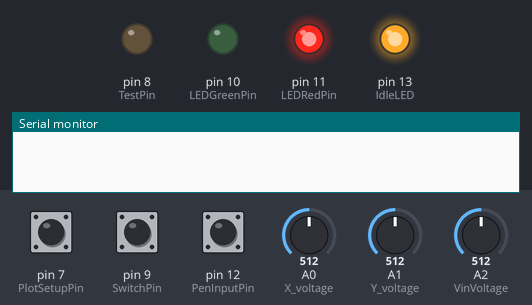
A sketch run on a simulated Arduino Uno, built with avr-gcc and run on an emulated ATmega328P. Parts: output pins drawn as LEDs (lit = HIGH), the last lines printed to the serial monitor. Inputs (shaded band) come from the test bench; at power-on: A2 (VinVoltage) = 512, pin 9 (SwitchPin) HIGH, pin 7 (PlotSetupPin) HIGH, pin 12 (PenInputPin) HIGH, A0 (X_voltage) = 512, A1 (Y_voltage) = 512. Random numbers use the default seed unless the sketch sets one.

Above: at 1.1 s.
1.2 s: A2 (VinVoltage) set to 660
2.7 s: A2 (VinVoltage) set to 683
At 3.3 s:
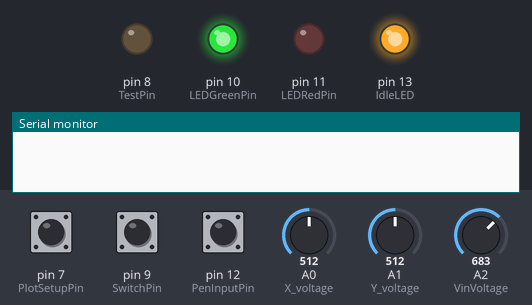
4.2 s: A2 (VinVoltage) set to 665
At 4.5 s:
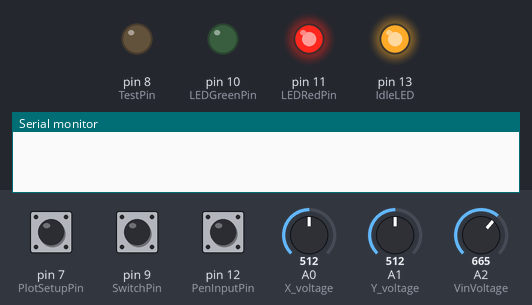
5.7 s: A2 (VinVoltage) set to 685
At 6.9 s:
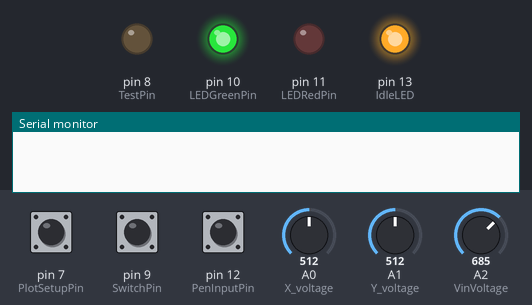
7.2 s: pin 9 (SwitchPin) pulled LOW for 0.15 s
At 7.7 s:
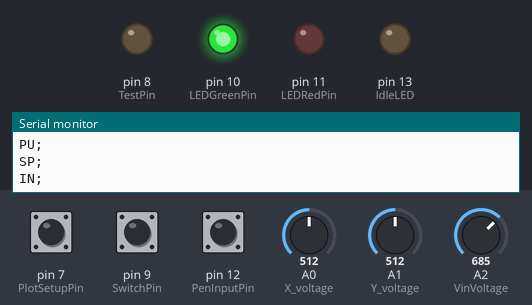
Timing chart, 0 to 11.2 s (numbered marks = the images above; inputs shaded):
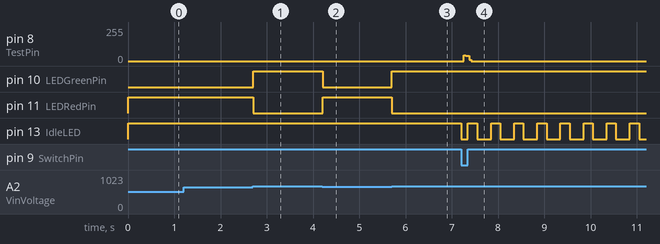

Measured:
- the behaviour switches between 674 and 675 on A2 (VinVoltage) (found by bisection; images 0 and 1)
- after the input at 1.2 s, every drawn part: stays the same
- after the input at 2.7 s, pin 10 (LEDGreenPin): LOW → HIGH at once; pin 11 (LEDRedPin): HIGH → LOW at once
- after the input at 4.2 s, pin 10 (LEDGreenPin): HIGH → LOW at once; pin 11 (LEDRedPin): LOW → HIGH at once
- after the input at 5.7 s, pin 10 (LEDGreenPin): LOW → HIGH at once; pin 11 (LEDRedPin): HIGH → LOW at once
- after the input at 7.2 s, pin 8 (TestPin): 0/255 → 38/255 after 0.06 s, → 0/255 0.12 s later; pin 13 (IdleLED): HIGH → LOW at once, then repeats every 0.50 s: HIGH 0.20 s, LOW 0.30 s

The sketch:

Tek_HPGL.ino
```cpp
/*****************************************************************************************|
 * Tektronix 2232 Digital Storage Oscilloscope analog X-Y pen plotter to HP-GL
 * translator. (Hewlett-Packard Graphics Language http://en.wikipedia.org/wiki/HPGL)
 *
 * John Horstman
 * 3/17/2021 Revision M
 */
 const String REVISION = "M"; // Current revision
 /*
 * This sketch continuously reads the X and Y analog pen plotter voltages, and the
 * pen up/down signal, digitizes them and packages the ADC values in successive HP-GL
 * commands. The commands can be serially output to a file, via TeraTerm, or to a plotter
 * application like SPLOT.
 *
 * The HP-GL commands used in this sketch are:
 * CO;  Comment (HP-GL/2 command)
 * IN;  Initialize
 * IP;  Input P1 & P2
 * SC;  Scale
 * SP;  Select pen
 * PW;  Pen width (HP-GL/2 command)
 * PU;  Pen UP
 * PD;  Pen DOWN
 * PA;  Plot Absolute
 *
 * Example HP-GL output of this sketch (with a few HP-GL/2 commands):
 * CO "Analog X-Y Pen Plotter to HP-GL Translator";
 * CO "Revision K";
 * CO "dcXOffset=20 dcYOffset=22";
 * IN;
 * IP0,0,4000,4000;
 * SC45,1003,53,957,0;
 * PW0.5,1;
 * SP1;
 * PU77,984;PD;  // move pen to initial point and put down pen
 * PA77,984;     // plot point
 * ...           // data points up to every 1.6 milliseconds only while pen is down
 * PU;
 * SP;
 * IN;
 *
 * This sketch is for Arduino UNO with Proto Shield. The Proto Shield contains signal
 * conditioning circuitry comprised of;
 * 1. Two (2) precision, unity-gain differential amplifiers (wired as summing amps)
 *    to translate the ±2.5V analog X and Y voltages into 0 to 5V for the Arduino analog
 *    pins.
 * 2. A 'charge pump' voltage converter to convert Vin to ±Vin to power the amplifiers.
 * 3. A precision 2.50V voltage reference to the amplifiers for the voltage translation.
 * 4. A precision 5.00V voltage reference to the Arduino AREF pin.
 * 5. A voltage divider network so the Vin can be reduced for the Arduino analog pin.
 *    A schottky diode protects the pin if a greater than 9V power supply is used.
 * 6. A bi-color red/green LED as a Go/No Go indicator that the 9V power supply
 *    is connected, or not. This sketch will stay in the setup() routine until a
 *    6.5VDC, or greater, power supply is plugged in to the Arduino. These IC's
 *    cannot run accurately on the USB ~5V power!
 * 7. A slide switch to start the data stream and stop it when the plot is completed.
 * 8. A pair of capacitors to filter the DAC dithering of the plotter X-Y voltage signals.
 * 9. A 9-pin cable with DB-9 male connector for connection to the oscilloscope plotter
 *    port.
 *
 * Circuit board found here, released under the
 * 'Creative Commons Attribution-ShareAlike 4.0 International' license
 * (http://creativecommons.org/licenses/by-sa/4.0/):
 * https://aisler.net/PatrickFranken/signal-conditioning-board-rev-h/tektronix-2232-x-y-plotter-to-hpgl-translator
 *
 * -- Normal Operation: --
 * Slide switch to OFF.
 * Connect Arduino via DB-9 connector to oscilloscope plotter port.
 * Connect Arduino USB to PC. Arduino powers up, LED is red.
 * Connect power supply (6.5 to 20V) to Arduino. LED is green.
 * Launch listening application, like TeraTerm or PrintCapture. Ensure your application
 *  is set to the Arduino COM port, 115200, 8, none, 1.
 * Slide switch to ON. (data stream commences)
 * Immediately press 'Start' key on scope's Plot screen.
 * When scope plot completes immediately slide switch to OFF. (data stream halts)
 * Reset Arduino in order to start the next plot.
 *
 * -- Auto Center and Auto Scaling Operation: --
 * Tie Pin 7 to ground.
 * Setup per Normal Operation.
 * Except, press the 'XY Setup' button on scope's Plot screen.
 * When scope draws the outer box slide switch to OFF.
 * Remove Pin 7 from ground. (values are now in EEPROM)
 * Reset Arduino in order to start a plot in Normal Operation.
 *
 *****************
 * The MIT License
 *****************
 * https://opensource.org/licenses/MIT
 * Copyright (c) 2017 John Horstman
 *
 * Permission is hereby granted, free of charge, to any person obtaining a copy
 * of this software and associated documentation files (the "Software"), to deal
 * in the Software without restriction, including without limitation the rights
 * to use, copy, modify, merge, publish, distribute, sublicense, and/or sell
 * copies of the Software, and to permit persons to whom the Software is
 * furnished to do so, subject to the following conditions:
 *
 * The above copyright notice and this permission notice shall be included in all
 * copies or substantial portions of the Software.
 *
 * THE SOFTWARE IS PROVIDED "AS IS", WITHOUT WARRANTY OF ANY KIND, EXPRESS OR
 * IMPLIED, INCLUDING BUT NOT LIMITED TO THE WARRANTIES OF MERCHANTABILITY,
 * FITNESS FOR A PARTICULAR PURPOSE AND NONINFRINGEMENT. IN NO EVENT SHALL THE
 * AUTHORS OR COPYRIGHT HOLDERS BE LIABLE FOR ANY CLAIM, DAMAGES OR OTHER
 * LIABILITY, WHETHER IN AN ACTION OF CONTRACT, TORT OR OTHERWISE, ARISING FROM,
 * OUT OF OR IN CONNECTION WITH THE SOFTWARE OR THE USE OR OTHER DEALINGS IN THE
 * SOFTWARE.
 *****************
 *
 * Open source here:
 * https://github.com/jshorstman/Analog-XY-Plotter-Output-to-HPGL-Translator
 *****************************************************************************************/
//https://playground.arduino.cc/Code/Timer1/
#include <TimerOne.h>
#include <EEPROM.h>
//#define __dummy_data // uncomment to use dummy data for testing
//#define __serial_plotter // uncomment to calibrate with Arduino Serial Plotter tool

// The pins
#define PlotSetupPin 7 // Digital pin 7
#define TestPin 8      // Digital pin 8
#define SwitchPin 9    // Digital pin 9
#define LEDGreenPin 10 // Digital pin 10
#define LEDRedPin 11   // Digital pin 11
#define PenInputPin 12 // Digital pin 12
#define IdleLED LED_BUILTIN // Digital pin 13
#define X_voltage 0    // Analog pin A0
#define Y_voltage 1    // Analog pin A1
#define VinVoltage 2   // Analog pin A2
// The logic levels
#define DOWN LOW
#define UP HIGH
#define NO_GO LOW
#define GO HIGH
#define OFF LOW
#define ON HIGH
// The inlines
#define IdleLED_(x) digitalWrite(IdleLED, x)
// The numbers
#define numReadings 8              // Must be a power of 2 so we can right shift later
#define divisor 3                  // Must be the integer exponent on 2 to get numReadings
#define eeSCAddressBase 0          // EEPROM base address for storing SC command values
#define eeCEAddressBase 8          // EEPROM base address for storing DC offset values
int PenState = UP;                 // Default pen up
int OldPenState = PenState;        //
int Xreadings[numReadings];        // Arrays for computing moving average for smoothing
int Yreadings[numReadings];        //
int Xtotal = numReadings * 511;    // Arrays will be preloaded
int Ytotal = Xtotal;               //
int Xcoor = Xtotal;                //
int Ycoor = Ytotal;                //
int oldXcoor = Xcoor;              //
int oldYcoor = Ycoor;              //
int XCenter = 0;                   // DC offset values during XY Setup
int YCenter = 0;                   //
int MinXExtent = 1024;             // Extent values are computed during XY Setup, initialized here
int MaxXExtent = 0;                //
int MinYExtent = 1024;             //
int MaxYExtent = 0;                //
int eeSCAddress = eeSCAddressBase; // EEPROM address for four SC command values
int eeCEAddress = eeCEAddressBase; // EEPROM address for two dcOffset values
int readIndex = 0;                 // Array index
int dcXOffset = 0;                 // Compensate for any DC offset. Calculated and stored during XY Setup
int dcYOffset = 0;                 //
// The flags
boolean changeFlag = false;            // Set when new XY coordinate differs from previous
boolean PenStateChangeToDown = false;  // Pen state change flag when pen first transitions to down from up
boolean PlotSetupMode = false;         // Flag true if in XY Setup (pin 7 low)
// The strings
String ADCXStr; // ADC X counts string
String ADCYStr; // ADC Y counts string
String CmdStr;  // HPGL command string

#ifdef __dummy_data
const float slew = 614.0; // max slew rate is 3.0 volts/second = 614 counts/second (@5 volts = 1023 counts)
const float Freq = (1.0/PI) * (slew / 1023.0);  // This frequency sinusoidal will have that slew rate (at the zero crossing)
const float TWO_PI_F = TWO_PI * Freq;
#endif

/*
 * The Setup *****************************************************************************|
 */
void setup() {
  // Set I/O pins
  pinMode(TestPin, OUTPUT); // timing test pin
  pinMode(IdleLED, OUTPUT);
  pinMode(LEDRedPin, OUTPUT);
  pinMode(LEDGreenPin, OUTPUT);
  pinMode(PlotSetupPin, INPUT_PULLUP);  // used during XYSetup to record XY extent values to EEPROM
  pinMode(SwitchPin, INPUT_PULLUP);
  pinMode(PenInputPin, INPUT_PULLUP); // Pen signal is from Normally Open (N.O.) relay contacts

  /* For analog input pins, the digital input buffer should be disabled at all times.
   * Atmel-42735B-ATmega328/P_Datasheet_Complete-11/2016 p66
   * Data Input Disable Register 0 (DIDR0)
   * ADC2D, ADC1D and ADC0D set to 1.  p326 */
  bitSet(DIDR0, ADC0D);
  bitSet(DIDR0, ADC1D);
  bitSet(DIDR0, ADC2D);

  analogReference(DEFAULT);

  // Set LEDs
  IdleLED_(ON); // Turn on 'idle' LED
  Go_NoGo(NO_GO); // set NO GO LED

  // Initialize serial communication:
  /* High baud rate because Serial.println() is in an ISR */
  Serial.begin(115200);

  // Initialize Loop timer
  /* Full scale plot swing is 1023 counts in 1.667 seconds
   * (5 volt full swing / 3.0 volts/second).
   * So, no more than one plot command every 1.630ms is necessary (1.667/1023).
   * ~614 samples/second. */
  Timer1.initialize(1630); // set to 1630 microseconds

  // Delay here for battery voltage to drop when LED first turns on
  delay(200);

  waitForNominalVoltage(); // Wait here until user plugs in a 6.5VDC, or greater, power supply
  // Vin OK, continue

  //Wait here for switch to be switched on (ground the pin)
  while (digitalRead(SwitchPin) == HIGH) {
    waitForNominalVoltage();  // Keep checking voltage until switch is thrown
    delay(100);
  }
  // User is ready for data stream and voltage is good, let 'er rip!

  analogReference(EXTERNAL); // External precision 5.00V reference

  // Preset the averaging arrays
  for (int i = 0; i < numReadings; i++) {
    Xreadings[i] = 511;
    Yreadings[i] = 511;
  }

  // Decide here if in XY Setup mode
  if (digitalRead(PlotSetupPin) == LOW) {
	  PlotSetupMode = true;
  }

  // Do auto center here only during XY Setup
  if (PlotSetupMode) {
	  // take average of numReadings readings
    for (int i = 0; i < numReadings; i++) {
      XCenter += analogRead(X_voltage);
      YCenter += analogRead(Y_voltage);
    }
    XCenter = XCenter >> divisor; // Divide by numReadings
    YCenter = YCenter >> divisor;
    dcXOffset = XCenter - 511;  // offset computed based on how far off center the scope is
    dcYOffset = YCenter - 511;  // offsets can be negative. Therefore, signed integers
	  // Burn offset values to EEPROM
    /* Offsets must be computed prior to computing min and max extents */
    EEPROM.put(eeCEAddress, dcXOffset);
    EEPROM.put(eeCEAddress += sizeof(int), dcYOffset);
    eeCEAddress = eeCEAddressBase; // reset memory pointer
  } // end auto center

  // Get offset and extent values from EEPROM
  EEPROM.get(eeCEAddress, dcXOffset);
  EEPROM.get(eeCEAddress += sizeof(int), dcYOffset);
  EEPROM.get(eeSCAddress, MinXExtent);
  EEPROM.get(eeSCAddress += sizeof(int), MaxXExtent);
  EEPROM.get(eeSCAddress += sizeof(int), MinYExtent);
  EEPROM.get(eeSCAddress += sizeof(int), MaxYExtent);
  // ensure values from EEPROM are not garbage
  if ((dcXOffset >= -511 && dcXOffset <= 512) && (dcYOffset >= -511 && dcYOffset < 512)) {
	  // do nothing, values are in range
  } else { // they are garbage, set defaults
	  dcXOffset = 0;
	  dcYOffset = 0;
  }
  if ((MinXExtent >= 0 && MinXExtent < 1024) && (MaxXExtent > 0 && MaxXExtent < 1024) && (MinYExtent >= 0 && MinYExtent < 1024) && (MaxYExtent > 0 && MaxYExtent < 1024)) {
    // do nothing, values are in range
  } else { // they are garbage, set defaults
    MinXExtent = 0;
    MaxXExtent = 1023;
    MinYExtent = 0;
    MaxYExtent = 1023;
  }
  // end getting values

  IdleLED_(OFF); // turn off 'idle' LED, transmission will commence (TX LED will light)

  // HP-GL plot header commands
  Serial.println("CO \"Analog X-Y Pen Plotter to HP-GL Translator\";"); // (COmment is an HP-GL/2 command)
  Serial.println("CO \"Revision " + REVISION + "\";");
  Serial.println("CO \"dcXOffset=" + String(dcXOffset) + " dcYOffset=" + String(dcYOffset) + "\";"); // output for convenience
  Serial.println("IN;"); // INitialize
  Serial.println("IP0,0,4000,4000;"); // Input scaling Points P1 & P2; 4000pu=10cm
  Serial.println("SC" + String(MinXExtent) + "," + String(MaxXExtent) + "," + String(MinYExtent) + "," + String(MaxYExtent) + ",0;");  // SCale, anisotropic
  Serial.println("PW0.5,1;"); // Pen 1 Width 0.5mm (HP-GL/2 command)
  Serial.println("SP1;"); // Select Pen 1, black

  // Initialize values if in XY Setup. New values will be computed in Process().
  if(PlotSetupMode) {
    MinXExtent = 1024;
    MaxXExtent = 0;
    MinYExtent = 1024;
    MaxYExtent = 0;
  }

  Timer1.attachInterrupt(Process); // ISR
} // end setup

/*
 * The Loop ******************************************************************************|
 */
void loop() {
  /* If switch went HIGH, output final commands, stop data stream, the plot is
   * completed, wait here until RESET */
  if (digitalRead(SwitchPin) == HIGH) {
    Timer1.detachInterrupt(); //stop the timer interrupt
    Serial.println("PU;");
    Serial.println("SP;");
    Serial.println("IN;");

	  // Burn scaling values to EEPROM during XY Setup
    /* MaxXExtent-MinXExtent represents the 10cm X-axis span of the scope plot.
     * So, scaling that extent to the 10cm (4000pu) Input Scaling results in a 1:1 scale plot */
    if (PlotSetupMode) {
	  eeSCAddress = eeSCAddressBase; // reset memory pointer
	  EEPROM.put(eeSCAddress, MinXExtent);
	  EEPROM.put(eeSCAddress += sizeof(int), MaxXExtent);
	  EEPROM.put(eeSCAddress += sizeof(int), MinYExtent);
	  EEPROM.put(eeSCAddress += sizeof(int), MaxYExtent);
    }

    while (true) {  // wait here for RESET
      // flash 'idle' LED to indicate need for reset
      IdleLED_(ON);
      delay(200);
      IdleLED_(OFF);
      delay(300);
    }
  }
} // end loop

/*
 * The Process ***************************************************************************|
 */
// This ISR takes up to 760 µs to complete with two analogRead's and one Serial.println()
void Process(){
  // rising edge of timing test pulse.
  PORTB |= B1; // digitalWrite(TestPin, HIGH)

#ifdef __dummy_data
  // dummy data for now, plot a circle
  float t = (float)millis() / 1000.0;
  float arg = TWO_PI_F * t;
  Xcoor = int(511.5*cos(arg)+511.5);
  Ycoor = int(511.5*sin(arg)+511.5);
  (random(1, 1001) == 1L) ? (PenState = UP) : (PenState = DOWN); // Pen up, sometimes
#else
  /* Read X, Y and Pen signals as close together as possible and compute a moving
   * average for smoothing */
  Xtotal -= Xreadings[readIndex]; // Subtract an old value from the total
  Ytotal -= Yreadings[readIndex]; //

  PenState = digitalRead(PenInputPin); // Read pen input; returns HIGH or LOW
  Xreadings[readIndex] = analogRead(X_voltage); // no delay between readings
  Yreadings[readIndex] = analogRead(Y_voltage) - dcYOffset;
  Xreadings[readIndex] -= dcXOffset; // compensate for dc offset here

  Xtotal += Xreadings[readIndex];   // Add the new value to the total
  Ytotal += Yreadings[readIndex++]; // Increment readIndex here
  readIndex %= numReadings;  // Wrap around readIndex here

  Xcoor = Xtotal >> divisor; // Divide by numReadings
  Ycoor = Ytotal >> divisor;
  // End read X, Y and pen
#endif

  /* If pen has changed state then set state change flag
   * Pen UP signal is HIGH (relay open, internal pull up resistor), pen DOWN is LOW
   * (relay closed to ground) */
  if (PenState != OldPenState) {
    (PenState == DOWN) ? (PenStateChangeToDown = true) : (PenStateChangeToDown = false);
    OldPenState = PenState; // Remember pen state
  }

  /* Determine if the new Xtotal and Ytotal are different from the old values. If so,
   * output the new plot point (set changeFlag). */
  if (Xcoor != oldXcoor) {
    ADCXStr = Xcoor;
    oldXcoor = Xcoor;
    changeFlag = true;
	  if (PlotSetupMode) {
	    if (Xcoor > MaxXExtent) {MaxXExtent = Xcoor;} // used only for XY Setup
	    if (Xcoor < MinXExtent) {MinXExtent = Xcoor;}
	  }
  }
  if (Ycoor != oldYcoor) {
    ADCYStr = Ycoor;
    oldYcoor = Ycoor;
    changeFlag = true;
    if (PlotSetupMode) {
	    if (Ycoor > MaxYExtent) {MaxYExtent = Ycoor;}
	    if (Ycoor < MinYExtent) {MinYExtent = Ycoor;}
	  }
  }

  // 'Plot Absolute' Ex: PA1023,250;
  // Or, 'Pen Up' move and 'Pen Down'  Ex: PU1023,250;PD;
  if (changeFlag) {
#ifdef __serial_plotter
    CmdStr = "1023 0 " + ADCXStr + " " + ADCYStr; // 1023 0 prevents autoscaling
#else
    /* When the pen transitions to down from up, output the PU command to move the pen
     * to the new location, then output the PD command. */
    if (PenStateChangeToDown)  {  // pen has just gone down
      CmdStr = "PU" + ADCXStr + "," + ADCYStr + ";" + "PD;";
      PenStateChangeToDown = false; // do this only once for every pen down transition
    } else {  // else it's a bona fide plot command
	    CmdStr = "PA" + ADCXStr + "," + ADCYStr + ";";
  	}
#endif
    if (PenState == DOWN) {  // plot only when pen down
      // We can afford only one Serial.println so as not to violate our ISR timing.
      Serial.println(CmdStr);
    }
    changeFlag = false;  // don't plot again until the coordinate(s) change
  }

  // falling edge of timing test pulse.
  PORTB ^= B1; // digitalWrite(TestPin, LOW);
} // end Process

/*
 * The Functions *************************************************************************|
 */
void waitForNominalVoltage(void) {
 /* Check for external power, stay in setup() until >6.5V supply connected
  * 6.5V external supply is 6.3V Vin (due to diode drop on Arduino UNO board)
  * 6.3V is the absolute minimum supply for the op-amps, U2 & U3, and the 5V voltage reference, U5
  * 6.3V through the resistor divider network, R1 & R2, is 3.3V
  * 3.3V, with 5V AREF, is 675 ADC counts (3.3 / 5 * 1023) */
  while (analogRead(VinVoltage) < 675) {
    Go_NoGo(NO_GO); // set NO GO LED
    delay(100);
  } // Wait here until user plugs in a 6.5VDC, or greater, power supply
  Go_NoGo(GO); // set GO LED
} // end waitForNominalVoltage

void Go_NoGo(int state) {
  if (state == GO) {
    digitalWrite(LEDGreenPin, HIGH); // Turn on green LED
    digitalWrite(LEDRedPin, LOW);
  } else {
    digitalWrite(LEDRedPin, HIGH); // Turn on red LED
    digitalWrite(LEDGreenPin, LOW);
  }
} // end Go_NoGo
```
